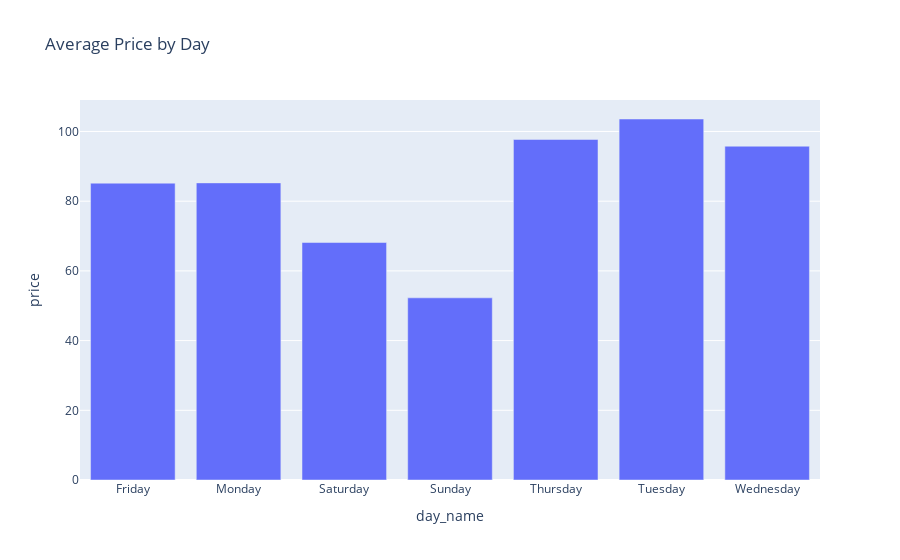

Notebook source saved alongside this figure:
### Code cell
# Bar plot of average price by day
avg_price_by_day = plot_data.groupby('day_name')['price'].mean().reset_index()
fig = px.bar(avg_price_by_day, x='day_name', y='price', title='Average Price by Day')
fig.show()

### Figure 1 — Plotly figure (JSON) as saved in the notebook; plotly's stock layout.template omitted (floating-point values rounded to 4 significant figures)
{"data": [{"alignmentgroup": "True", "hovertemplate": "day_name=%{x}<br>price=%{y}<extra></extra>", "legendgroup": "", "marker": {"color": "#636efa", "pattern": {"shape": ""}}, "name": "", "offsetgroup": "", "orientation": "v", "showlegend": false, "textposition": "auto", "type": "bar", "x": ["Friday", "Monday", "Saturday", "Sunday", "Thursday", "Tuesday", "Wednesday"], "xaxis": "x", "y": [85.17, 85.25, 68.14, 52.27, 97.71, 103.6, 95.77], "yaxis": "y"}], "layout": {"barmode": "relative", "legend": {"tracegroupgap": 0}, "title": {"text": "Average Price by Day"}, "xaxis": {"anchor": "y", "domain": [0, 1], "title": {"text": "day_name"}}, "yaxis": {"anchor": "x", "domain": [0, 1], "title": {"text": "price"}}}}
